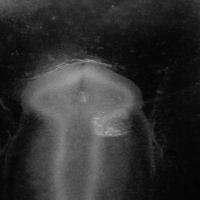
#> input picture chick_classifier_master/held back test_data/10.1_held_back/10.1_005_000.jpg, 200 x 200 px
$ python rotate_save.py --directory '../../held back test_data/10.1_held_back'
#> lines starting #> are read from the running program, lines starting #| are printed output that depends on the picture
# import the necessary packages
import numpy as np
import imutils
import os
import cv2
import argparse

#%%
# construct the argument parse and parse the arguments
ap = argparse.ArgumentParser()
ap.add_argument("-d", "--directory", required=True,
	help="path to the required directory")
args = vars(ap.parse_args())

#%%
#assign directory path
path = args["directory"]
#set count variable
count = 0

#create new directory in current directory to save new images
os.mkdir(path + '/rotated')
newpath = path + '/rotated'

#%%
#loop over files in directory, looking for jpgs
for f in os.listdir(path):
    if f.endswith('.jpg'):

        #load image from directory
        i = cv2.imread(os.path.join(path,f))
#> i is the input picture: shape (200, 200, 3); min 3, max 186, mean 47.8
        fn, fext = os.path.splitext(f)
        #loop over rotational angles without cutting off part of image, saving each image to the directory
        for angle in np.arange(0,360,15):
            rotated = imutils.rotate_bound(i,angle)
            #resize image as 200x200
            resize = cv2.resize(rotated,(200,200))
            fn = fn + '_' + str(count).zfill(3)
            cv2.imwrite(os.path.join(newpath,'{}.jpg'.format(fn)),resize)
            fn, fext = os.path.splitext(f)
            count += 1
#> this loop made 24 passes
#> pass 2, `rotated = imutils.rotate_bound(i,angle)`:
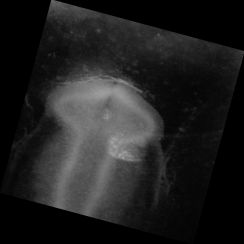
#> rotated: shape (244, 244, 3); min 0, max 174, mean 32.1
#> pass 3, `rotated = imutils.rotate_bound(i,angle)`:
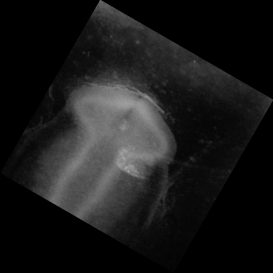
#> rotated: shape (273, 273, 3); min 0, max 177, mean 25.7
#> after the loop:
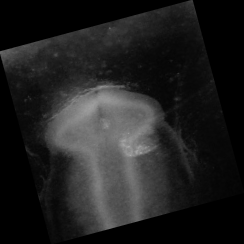
#> rotated: shape (244, 244, 3); min 0, max 170, mean 32.1
#> after the loop, count = 24
        #reset count for next image
        count = 0
#> pass 2 of the loop `for f in os.listdir(path):`:
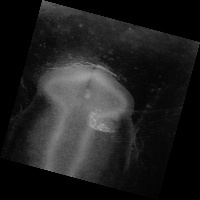
#> input picture chick_classifier_master/held back test_data/10.1_held_back/10.1_005_001.jpg, 200 x 200 px
#> i is the input picture: shape (200, 200, 3); min 0, max 192, mean 31.9
#> the loop `for angle in np.arange(0,360,15):` made 24 passes
#> pass 3, `rotated = imutils.rotate_bound(i,angle)`:
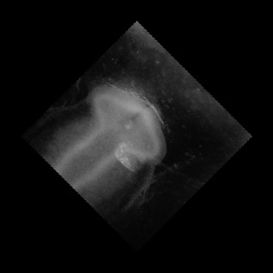
#> rotated: shape (273, 273, 3); min 0, max 164, mean 17.1
#> after the loop `for angle in np.arange(0,360,15):`:
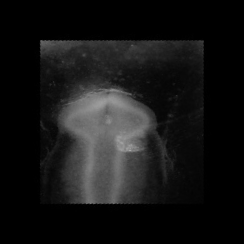
#> rotated: shape (244, 244, 3); min 0, max 169, mean 21.4
